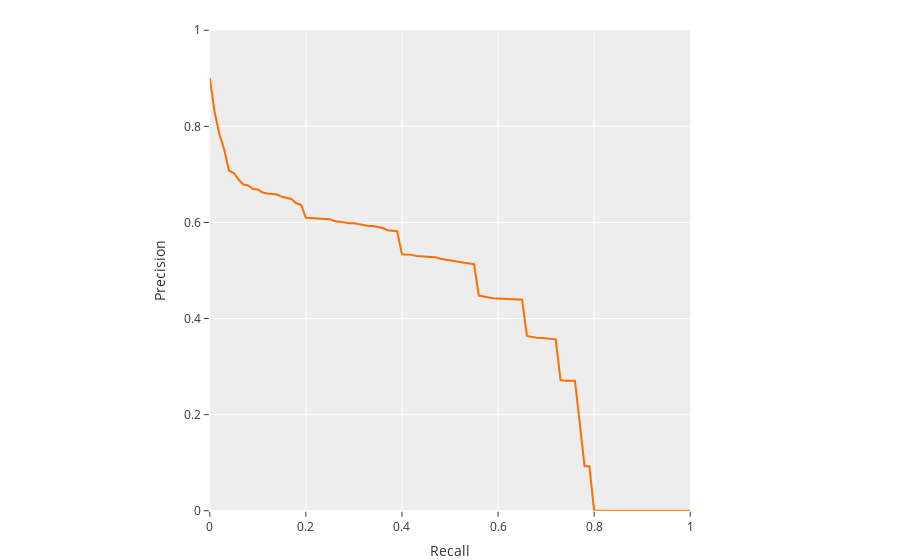

The notebook cell this image was saved under:
### Markdown cell above
Now that we have our model filtered to optimized F1, we can evaluate its performance

### Code cell
results_f1 = high_f1_view.evaluate_detections(
    prediction,
    gt_field=gt,
    eval_key="prediction",
    missing = "fn",
    iou = iou,
    compute_mAP=True
)

# print performance results
print("\n \n model mAP:", results_f1.mAP(), "\n \n")

results_f1.print_report()


# Plot a precision recall curve
results_f1.plot_pr_curves()

### Figure 1 — Plotly figure (JSON) as saved in the notebook; plotly's stock layout.template omitted (floating-point values rounded to 4 significant figures)
{"data": [{"customdata": [0.9866, 0.8875, 0.8858, 0.8843, 0.8824, 0.8808, 0.8606, 0.7843, 0.7832, 0.7823, 0.7817, 0.7808, 0.7803, 0.7799, 0.7794, 0.7787, 0.7777, 0.7767, 0.7579, 0.744, 0.6801, 0.6795, 0.679, 0.6785, 0.6782, 0.6779, 0.6773, 0.6769, 0.6761, 0.6757, 0.6751, 0.6742, 0.6735, 0.6724, 0.6715, 0.6679, 0.6658, 0.656, 0.6519, 0.6433, 0.5761, 0.5756, 0.5751, 0.5745, 0.5736, 0.5726, 0.5717, 0.5701, 0.5675, 0.5651, 0.5599, 0.5551, 0.5513, 0.5476, 0.5374, 0.5246, 0.4665, 0.4609, 0.4551, 0.4517, 0.4462, 0.4404, 0.4323, 0.4209, 0.4124, 0.3972, 0.3463, 0.3386, 0.3289, 0.3211, 0.304, 0.2924, 0.2772, 0.2165, 0.2027, 0.1936, 0.1744, 0.1158, 0.05626, 0.0526, 0, 0, 0, 0, 0, 0, 0, 0, 0, 0, 0, 0, 0, 0, 0, 0, 0, 0, 0, 0, 0], "hovertemplate": "<b>class: %{text}</b><br>recall: %{x:.3f}<br>precision: %{y:.3f}<br>threshold: %{customdata:.3f}<extra></extra>", "line": {"color": "#FF6D04"}, "mode": "lines", "name": "nest (AP = 0.422)", "text": ["nest", "nest", "nest", "nest", "nest", "nest", "nest", "nest", "nest", "nest", "nest", "nest", "nest", "nest", "nest", "nest", "nest", "nest", "nest", "nest", "nest", "nest", "nest", "nest", "nest", "nest", "nest", "nest", "nest", "nest", "nest", "nest", "nest", "nest", "nest", "nest", "nest", "nest", "nest", "nest", "nest", "nest", "nest", "nest", "nest", "nest", "nest", "nest", "nest", "nest", "nest", "nest", "nest", "nest", "nest", "nest", "nest", "nest", "nest", "nest", "nest", "nest", "nest", "nest", "nest", "nest", "nest", "nest", "nest", "nest", "nest", "nest", "nest", "nest", "nest", "nest", "nest", "nest", "nest", "nest", "nest", "nest", "nest", "nest", "nest", "nest", "nest", "nest", "nest", "nest", "nest", "nest", "nest", "nest", "nest", "nest", "nest", "nest", "nest", "nest", "nest"], "type": "scatter", "uid": "dafcaee4-b167-42b5-a05c-1189663b598d", "x": [0, 0.01, 0.02, 0.03, 0.04, 0.05, 0.06, 0.07, 0.08, 0.09, 0.1, 0.11, 0.12, 0.13, 0.14, 0.15, 0.16, 0.17, 0.18, 0.19, 0.2, 0.21, 0.22, 0.23, 0.24, 0.25, 0.26, 0.27, 0.28, 0.29, 0.3, 0.31, 0.32, 0.33, 0.34, 0.35, 0.36, 0.37, 0.38, 0.39, 0.4, 0.41, 0.42, 0.43, 0.44, 0.45, 0.46, 0.47, 0.48, 0.49, 0.5, 0.51, 0.52, 0.53, 0.54, 0.55, 0.56, 0.57, 0.58, 0.59, 0.6, 0.61, 0.62, 0.63, 0.64, 0.65, 0.66, 0.67, 0.68, 0.69, 0.7, 0.71, 0.72, 0.73, 0.74, 0.75, 0.76, 0.77, 0.78, 0.79, 0.8, 0.81, 0.82, 0.83, 0.84, 0.85, 0.86, 0.87, 0.88, 0.89, 0.9, 0.91, 0.92, 0.93, 0.94, 0.95, 0.96, 0.97, 0.98, 0.99, 1], "y": [0.9004, 0.83, 0.7837, 0.7519, 0.7076, 0.7029, 0.6891, 0.6789, 0.677, 0.6694, 0.6684, 0.6622, 0.6601, 0.6593, 0.6581, 0.6533, 0.6515, 0.6489, 0.6399, 0.6367, 0.6096, 0.6093, 0.6093, 0.609, 0.6074, 0.6068, 0.6026, 0.6017, 0.5998, 0.5983, 0.5983, 0.5963, 0.5951, 0.5928, 0.5924, 0.5896, 0.5883, 0.5838, 0.5828, 0.5818, 0.5338, 0.5333, 0.5325, 0.5302, 0.5294, 0.5279, 0.5273, 0.5273, 0.5243, 0.5223, 0.5201, 0.5192, 0.5175, 0.5162, 0.515, 0.5131, 0.4478, 0.4454, 0.444, 0.4424, 0.442, 0.442, 0.4414, 0.4414, 0.4406, 0.4394, 0.3637, 0.3614, 0.3601, 0.3596, 0.358, 0.3577, 0.3565, 0.272, 0.2707, 0.2707, 0.2707, 0.1825, 0.09246, 0.09246, 0, 0, 0, 0, 0, 0, 0, 0, 0, 0, 0, 0, 0, 0, 0, 0, 0, 0, 0, 0, 0]}], "layout": {"margin": {"b": 0, "l": 0, "r": 0, "t": 30}, "shapes": [{"line": {"dash": "dash"}, "type": "line", "x0": 0, "x1": 1, "y0": 1, "y1": 0}], "xaxis": {"constrain": "domain", "range": [0, 1], "title": {"text": "Recall"}}, "yaxis": {"constrain": "domain", "range": [0, 1], "scaleanchor": "x", "scaleratio": 1, "title": {"text": "Precision"}}}}
